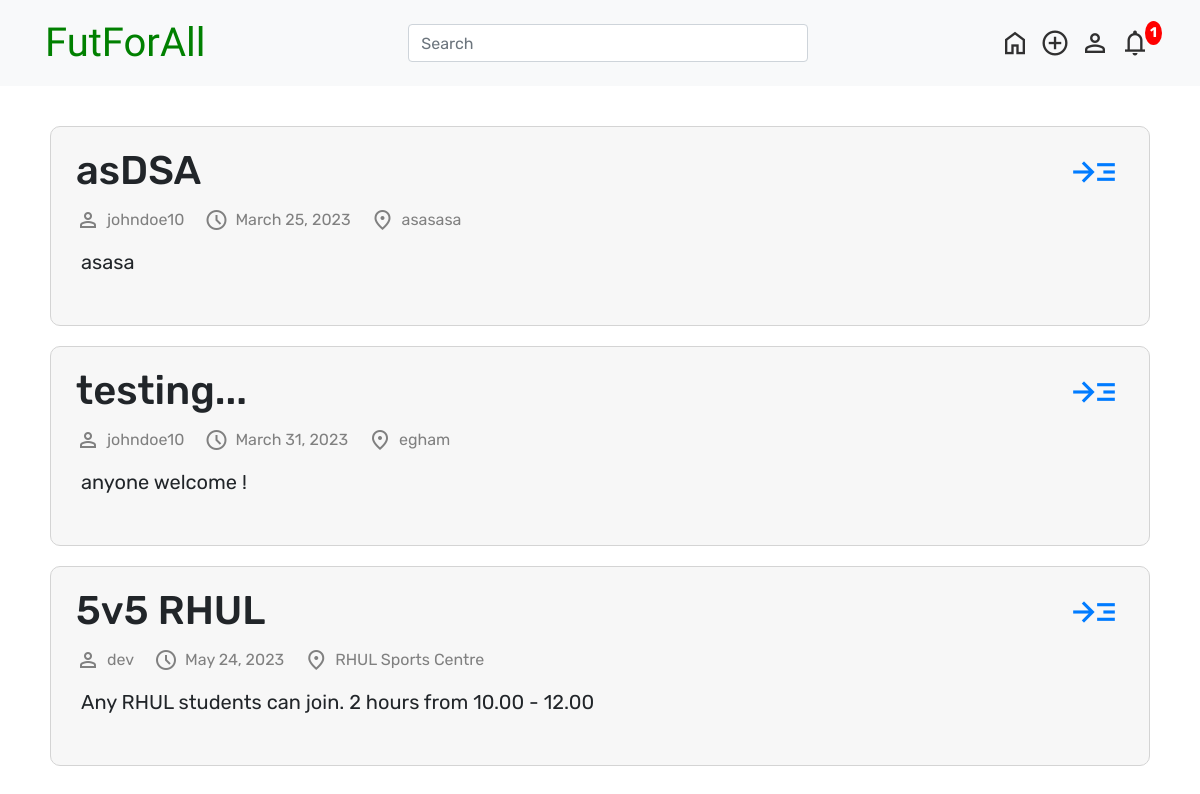
/ (signed in), run on the app's committed database.
### match/models.py (models this page shows, shortened)
class Match(models.Model):
    holder = models.ForeignKey(User, on_delete=models.CASCADE)
    title = models.CharField(max_length=200, default='')
    created_date = models.DateTimeField()
    match_date = models.DateField()
    match_time = models.TimeField(default='00:00')
    location = models.CharField(max_length=200)
    description = models.CharField(max_length=500)
    participants = models.ManyToManyField(User, related_name='matches_participating')

### futforall/views.py (the view)
# urls.py: path('', views.index, name='index'),        # connect '' (deafult domain) to the index function in view
def index(request):
    match_list = Match.objects.all().order_by('-created_date')
    unread_notifications_count = count_unread_notifications(request)
    context = {
        'match_list': match_list,
        'unread_notifications_count': unread_notifications_count,
    }
    return render(request, 'index.html', context=context)

### futforall/views.py (called while the page is built)
def count_unread_notifications(request):
    if request.user.is_authenticated:
        count = Notification.objects.filter(user=request.user, read=False).count()
        return count
    else:
        return 0

### templates/index.html (shortened to what this page needs)
{% include "base.html" %}
<nav class="navbar bg-light">
    <div class="container">
        <a style="font-size:40px" class="navbar-brand" href="/">FutForAll</a>
        <input class="form-control" style="width: 400px" type="search" placeholder="Search" aria-label="Search">
        <div class="navbar-buttons">
            <span class="material-symbols-outlined"><a class="nv-btns" href="/">home</a></span> {% if user.is_authenticated %}
            <span class="material-symbols-outlined"><a class="nv-btns" href="{% url 'match:create' %}">add_circle</a></span>
            <span class="material-symbols-outlined"><a class="nv-btns" href="{% url 'account:profile' user.get_username %}">person</a></span>
            <span class="material-symbols-outlined notification-icon">
                <a class="nv-btns" href="{% url 'notifc:index' %}">
                    notifications
                    <span class="badge" id="unread-notifications-count">{% if unread_notifications_count %}{{ unread_notifications_count }}{% endif %}</span>
            </a>
            </span>{% else %}
            <span class="material-symbols-outlined"><a class="nv-btns" href="{% url 'account:login' %}">add_circle</a></span>
            <form action="{% url 'account:login' %}"><input class="login" type="submit" value="login" /></form> {% endif %}
        </div>
    </div>
</nav>
<body>
    <div class="main-body">
        <div class="left-body">
            {% if match_list %} {% for match in match_list %}
            <div class="match-box">
                <div class="match-box-main">
                    <h1 class="match-box-title">{{ match.title }}</h1>
                    <span class="material-symbols-outlined"><a href="{% url 'match:detail' match.id %}" class="match-join-button">read_more</a></span>
                </div>
                <div class="match-box-meta">
                    <span class="material-symbols-outlined match-box-meta-icon ">person</span><span class="match-box-meta-text ">{{ match.holder }}</span>
                    <span class="material-symbols-outlined match-box-meta-icon ">schedule</span><span class="match-box-meta-text ">{{ match.match_date }}</span>
                    <span class="material-symbols-outlined match-box-meta-icon ">location_on</span><span class="match-box-meta-text ">{{ match.location }}</span>
                </div>
                <div class="match-box-desc">
                    {{ match.description }}
                </div>
            </div>
            {% endfor %} {% else %}
            <h1 style="color:grey">There's no match at the moment.</h1>
            {% endif %}
        </div>
    </div>
</body>

### templates/base.html (style rules this page uses)
.navbar { font-family: 'Rubik', sans-serif; width: 100%; }
.container { overflow: hidden; }
a.nv-btns:link, a.nv-btns:visited { color: rgb(48, 48, 48); }
.navbar-brand { font-family: 'Rubik Distressed', sans-serif; color: green }
.navbar-buttons>span { font-size: 30px; padding: 0px 5px; }
.navbar-buttons { display: flex; align-items: center; }
.main-body { font-family: 'Rubik', sans-serif; display: flex; justify-content: center; margin-top: 30px; margin-bottom: 30px; }
.left-body { width: auto; display: flex; flex-direction: column; }
.match-box { border-radius: 10px; background-color: rgb(247, 247, 247); width: 1100px; margin: 10px; height: 200px; padding: 20px; border: 1px solid rgb(212, 212, 212); }
.match-box-main { display: flex; }
.match-box-title { flex-grow: 8; padding: 0px 5px; }
.match-join-button { font-size: 50px; padding: 0 10px 0 0; }
.match-box-meta { padding: 5px 5px; color: grey; display: flex; justify-content: flex-start; align-items: center; }
.match-box-meta-text { padding: 0px 20px 0px 7px; }
.match-box-desc { font-size: 20px; padding: 10px; }
input.form-control { margin: 5px 0px; }
.notification-icon { position: relative; }
.notification-icon .badge { position: absolute; top: -7px; right: -7px; background-color: red; color: white; border-radius: 50%; padding: 5px; font-size: 14px; font-family: 'Rubik', sans-serif; }

### data on the page
Match: title "asDSA", holder "johndoe10", match_date "March 25, 2023", location "asasasa", description "asasa"
Match: title "testing...", holder "johndoe10", match_date "March 31, 2023", location "egham", description "anyone welcome !"
Match: title "5v5 RHUL", holder "dev", match_date "May 24, 2023", location "RHUL Sports Centre", description "Any RHUL students can join. 2 hours from 10.00 - 12.00"

### other printed values
{{ unread_notifications_count }} "1"
